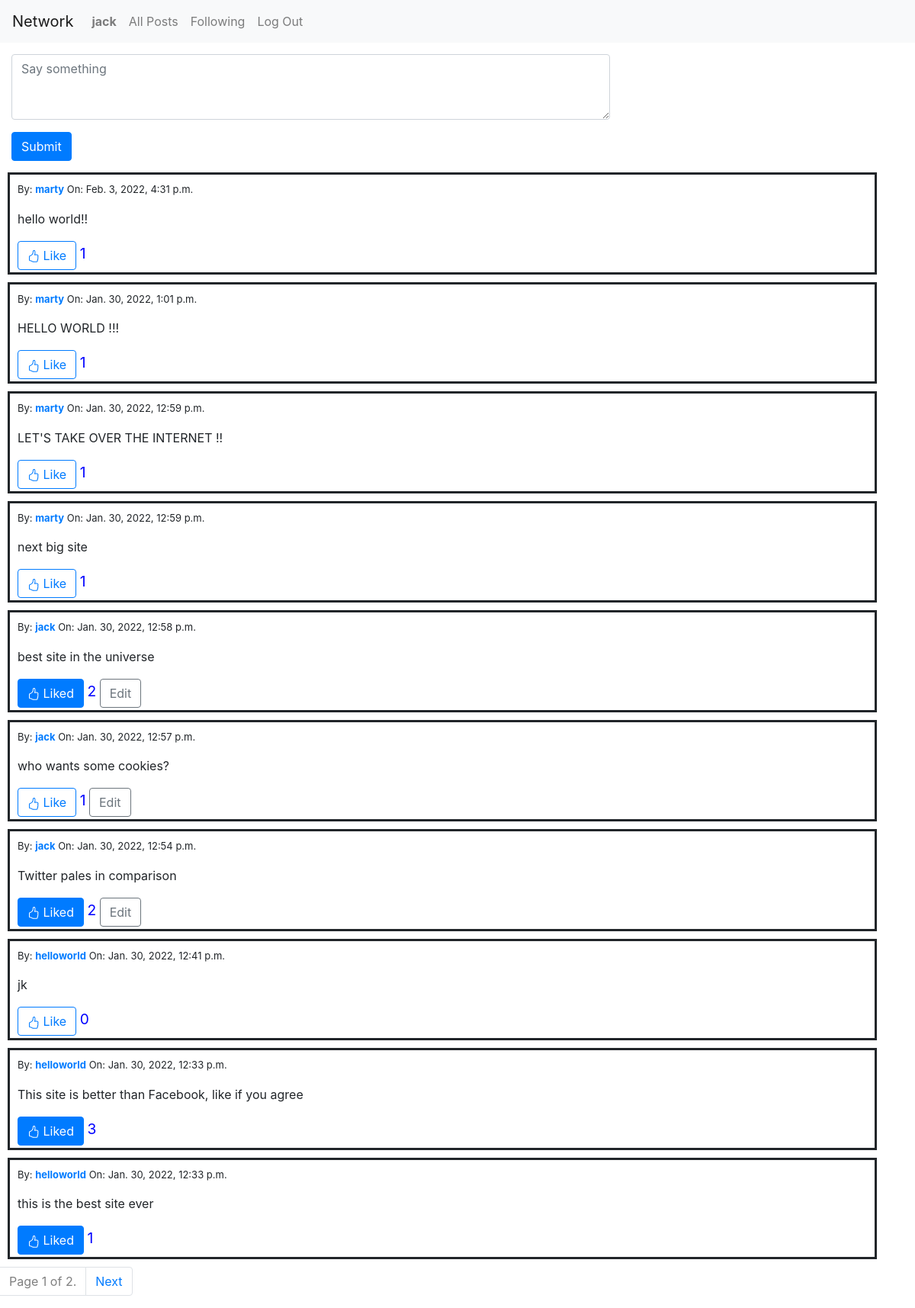
Page / (signed in) on the committed database.
### network/models.py (models this page shows, shortened)
class User(AbstractUser):
    pass

class Post(models.Model):
    user = models.ForeignKey(User, on_delete=models.CASCADE, verbose_name="posted by", related_name="posts")
    content = models.TextField(blank=False)
    date = models.DateTimeField(auto_now_add=True, null=False, blank=True, verbose_name="posted on")
    likes = models.IntegerField(default=0)
    class Meta:
        verbose_name = "post"
        verbose_name_plural = "posts"

### network/views.py (the view)
# urls.py: path("", views.index, name="index"),
def index(request):
    posts = Post.objects.all().order_by('-date')
    paginator = Paginator(posts, 10)
    page_number = request.GET.get('page')
    page_obj = paginator.get_page(page_number)
    if request.user.is_authenticated:
        liked = Like.objects.filter(user=request.user).values_list('post_id', flat=True)
        likedPosts = Post.objects.filter(pk__in=liked)
    else:
        likedPosts = []
    return render(request, "network/index.html", {
        "post_form": CreatePostForm(),
        "page_obj": page_obj,
        "liked": likedPosts
    })

### network/views.py
class CreatePostForm(forms.ModelForm):
    content = forms.CharField(label="Description", widget=forms.Textarea(attrs={
                                    'placeholder': "Say something",
                                    'autofocus': 'autofocus',
                                    'rows': '3',
                                    'class': 'form-control',
                             }))
    class Meta:
        model = Post
        fields = ["content"]

### network/templates/network/index.html (shortened to what this page needs)
{% extends "network/layout.html" %}
{% block body %}
    {% if user.is_authenticated %}
    <div class="post-form-wrapper">
        <form action="{% url 'post' %}" method="POST">
            <div class="form-group">
                {{ post_form.content }}
            </div>
            <input class="btn btn-primary" name="comment_form" type="submit">
        </form>
    </div>
    {% endif %}
    {% include "network/posts.html" %}
    {% include "network/paginator.html"%}
{% endblock %}

### network/templates/network/layout.html (shortened to what this page needs)
{% load static %}
<!DOCTYPE html>
<html lang="en">
    <head>
        <link rel="stylesheet" href="https://stackpath.bootstrapcdn.com/bootstrap/4.4.1/css/bootstrap.min.css">
        <link href="{% static 'network/styles.css' %}" rel="stylesheet">
    </head>
    <body>
        <nav class="navbar navbar-expand-lg navbar-light bg-light">
            <a class="navbar-brand" href="#">Network</a>
            <div>
              <ul class="navbar-nav mr-auto">
                {% if user.is_authenticated %}
                    <li class="nav-item">
                        <a class="nav-link" href="#"><strong>{{ user.username }}</strong></a>
                    </li>
                {% endif %}
                <li class="nav-item">
                  <a class="nav-link" href="{% url 'index' %}">All Posts</a>
                </li>
                {% if user.is_authenticated %}
                    <li class="nav-item">
                        <a class="nav-link" href="{% url 'following' %}">Following</a>
                    </li>
                    <li class="nav-item">
                        <a class="nav-link" href="{% url 'logout' %}">Log Out</a>
                    </li>
                {% endif %}
              </ul>
            </div>
          </nav>
        <div class="body">
            {% block body %}
            {% endblock %}
        </div>
    </body>
</html>

### network/templates/network/posts.html (shortened to what this page needs)
{% for post in page_obj %}
<div class='post-content-wrapper container' id='{{ post.id }}'>
    <p style='font-size: small;'>By: <a href="{% url 'profile' user_id=post.user.id %}"><strong>{{ post.user }}</strong></a>
        On: {{ post.date }}</p>
    <div class='post-content'>{{ post.content }}</div>
    {% if user.is_authenticated %}
    {% if post not in liked %}
    <button type="button" class="btn btn-outline-primary like-button">
        Like
      </button> <span class='like-counter' style='font-size: 1.2em; color: blue'>{{ post.likes }}</span>
      {% else %}
      <button type="button" class="btn btn-primary liked-button">
        Liked
      </button> <span class='like-counter' style='font-size: 1.2em; color: blue'>{{ post.likes }}</span>
      {% endif %}
      {% endif %}
    {% if user.id == post.user.id %}
    <button class='btn btn-outline-secondary edit-button'>Edit</button>
    {% endif %}
</div>
{% endfor %}

### network/static/network/styles.css (style rules this page uses)
.post-form-wrapper { margin: 15px; margin-right: 400px; }
.post-content-wrapper { border: solid; margin: 10px; padding: 3px; padding-left: 10px; padding-top: 10px; }
.post-content { margin-bottom: 17px; }

### rows in the picture
User: username "jack"
Post: user "marty", date "Feb. 3, 2022, 4:31 p.m.", content "hello world!!", likes "1"
Post: user "marty", date "Jan. 30, 2022, 1:01 p.m.", content "HELLO WORLD !!!", likes "1"
Post: user "marty", date "Jan. 30, 2022, 12:59 p.m.", content "LET'S TAKE OVER THE INTERNET !!", likes "1"
Post: user "marty", date "Jan. 30, 2022, 12:59 p.m.", content "next big site", likes "1"
Post: user "jack", date "Jan. 30, 2022, 12:58 p.m.", content "best site in the universe", likes "2", shows "Edit"
Post: user "jack", date "Jan. 30, 2022, 12:57 p.m.", content "who wants some cookies?", likes "1", shows "Edit"
Post: user "jack", date "Jan. 30, 2022, 12:54 p.m.", content "Twitter pales in comparison", likes "2", shows "Edit"
Post: user "helloworld", date "Jan. 30, 2022, 12:41 p.m.", content "jk", likes "0"
Post: user "helloworld", date "Jan. 30, 2022, 12:33 p.m.", content "This site is better than Facebook, like if you agree", likes "3"
Post: user "helloworld", date "Jan. 30, 2022, 12:33 p.m.", content "this is the best site ever", likes "1"

### other values in the picture
{{ page_obj.number }} "1"
{{ page_obj.paginator.num_pages }} "2"
